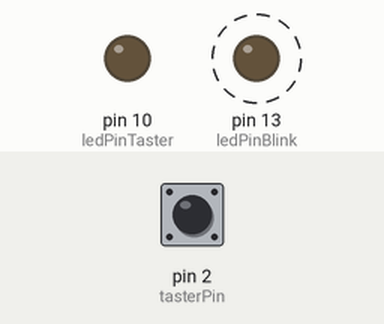
This sketch was run on a simulated Arduino Nano, built with avr-gcc and run on an emulated ATmega328P. Shown: output pins drawn as LEDs (lit = HIGH). Dashed ring = blinking. The test bench sets the inputs (shaded band); at power-on: pin 2 (tasterPin) HIGH.

Above: at 1.2 s.
1.3 s: pin 2 (tasterPin) pulled LOW for 0.15 s
At 2.8 s:
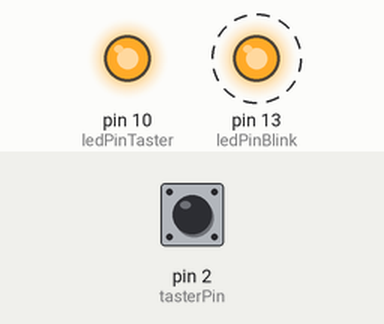
4.4 s: pin 2 (tasterPin) pulled LOW for 1 s
At 6.8 s:
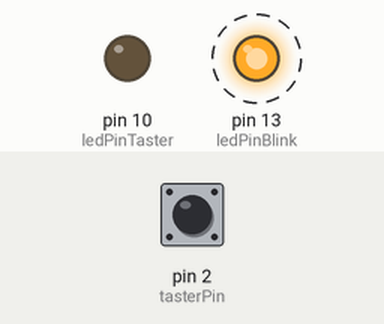
8.4 s: pin 2 (tasterPin) pulled LOW for 3.2 s
At 13.8 s:
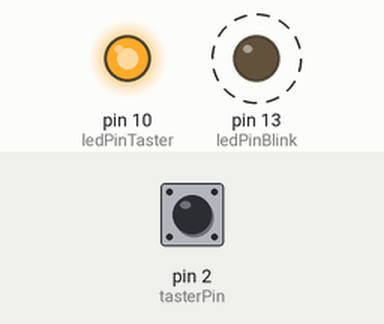
Timing chart, 0 to 20.6 s (numbered marks = the images above; inputs shaded):
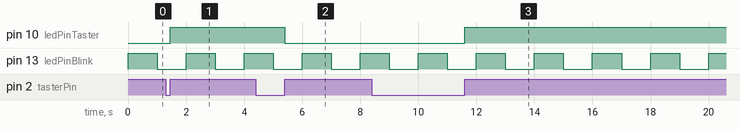

The sketch:

16_debounce.ino
```cpp
const int ledPinBlink = 13; // Rote Blink-LED-Pin 13
const int ledPinTaster = 10; // Gelbe Taster-LED-Pin 10
const int tasterPin = 2; // Taster-Pin 8
bool tasterStatus; // Variable zur Aufname des Tasterstatus
long lastDebounceTime = 0;  // the last time the output pin was toggled
long debounceDelay = 200;

void setup(){
 pinMode(ledPinBlink, OUTPUT); // Blink-LED-Pin als Ausgang
 pinMode(ledPinTaster, OUTPUT); // Taster-LED-Pin als Ausgang
 pinMode(tasterPin, INPUT_PULLUP); // Taster-Pin als Eingang
  attachInterrupt(digitalPinToInterrupt(tasterPin), toggle_led, RISING);
}

void loop(){
 // Blink-LED blinken lassen
 digitalWrite(ledPinBlink, HIGH); // Rote LED auf High-Pegel (5V)
 delay(1000); // Eine Sekunde warten
 digitalWrite(ledPinBlink, LOW); // Rote LED auf LOW-Pegel (0V)
 delay(1000); // Eine Sekunde warten
}

void toggle_led() {
if ( (millis() - lastDebounceTime) > debounceDelay) {
  if(tasterStatus == 0) {
    digitalWrite(ledPinTaster, HIGH); // Gelbe LED auf High-Pegel (5V)
    lastDebounceTime = millis();
    tasterStatus = 1;
  }
  else
  {
    digitalWrite(ledPinTaster, LOW); // Gelbe LED auf Low-Pegel (0V)
    lastDebounceTime = millis();
    tasterStatus = 0;
   }
  }
}
```

Measured:
- after the input at 1.3 s, pin 10 (ledPinTaster): LOW → HIGH after 0.15 s
- after the input at 4.4 s, pin 10 (ledPinTaster): HIGH → LOW after 1.0 s
- after the input at 8.4 s, pin 10 (ledPinTaster): LOW → HIGH after 3.2 s
- by itself, pin 13 (ledPinBlink): alternates HIGH for 1.0 s and LOW for 1.0 s
